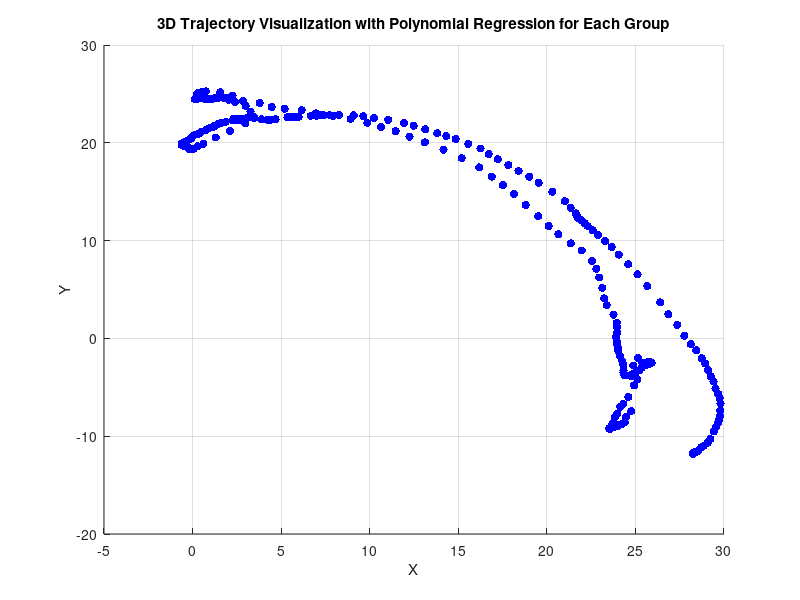

Source code (MATLAB): (Note: this script raises an error after producing the figure.)
% Load data from CSV (assuming CSV file has only x, y, z columns)
data = csvread('test.csv');  % Load your CSV file
num_samples = size(data, 1);  % Number of samples

% Generate a time vector assuming uniform sampling
t = linspace(0, 1, num_samples);  % Adjust as needed based on your data

x = data(:, 1);  % First column is x coordinate
y = data(:, 2);  % Second column is y coordinate
z = data(:, 3);  % Third column is z coordinate

% Number of points per group
group_size = 30;

% Number of groups
num_groups = floor(num_samples / group_size);

% Number of remaining points
num_remaining_points = mod(num_samples, group_size);

% Degree of the polynomial
degree = 5;  % Example: 4th degree polynomial

% Initialize figure
figure;
hold on;
xlabel('X');
ylabel('Y');
zlabel('Z');
title('3D Trajectory Visualization with Polynomial Regression for Each Group');
grid on;
legend_entries = {};

% Plot original data points
scatter3(x, y, z, 'filled', 'MarkerFaceColor', 'b');
legend_entries{end+1} = 'Original Trajectory';

% G?i h�m v?i s? l??ng b�nh v� ng??i b?t k?
total_cakes = num_samples; % B?n c� th? thay ??i s? l??ng b�nh
total_people = num_groups; % B?n c� th? thay ??i s? l??ng ng??i

cakes_per_person = distribute_cakes(total_cakes, total_people);
% Hi?n th? k?t qu?
disp('S? mi?ng b�nh m?i ng??i nh?n ???c l�:');
disp(cakes_per_person);

% Loop through each group
start_index = 0;
end_index = 0;
for i = 1:num_groups
    % Select data for the current group
    start_index = (i-1) * cakes_per_person(i) + 1;
    end_index = end_index + cakes_per_person(i);
    
    t_group = t(start_index:end_index);
    t_column = t_group'; % Chuy?n v? t th�nh m?t ma tr?n c?t
    x_group = x(start_index:end_index);
    y_group = y(start_index:end_index);
    z_group = z(start_index:end_index);
    
    % Perform polynomial regression for the current group
    coefficients_x = polyfitn(t_column, x_group, degree);
    coefficients_y = polyfitn(t_column, y_group, degree);
    coefficients_z = polyfitn(t_column, z_group, degree);
    
    % Generate predicted values using polynomial equation
    t_fit = linspace(t_column(1), t_column(end), cakes_per_person(i));
    predicted_x_group = polyval(coefficients_x, t_fit);
    predicted_y_group = polyval(coefficients_y, t_fit);
    predicted_z_group = polyval(coefficients_z, t_fit);
    
    disp(predicted_x_group);
    
    % Plot predicted trajectory for the current group
    plot3(predicted_x_group, predicted_y_group, predicted_z_group, 'LineWidth', 2);
    legend_entries{end+1} = sprintf('Group %d', i);
end

% Display legend
legend(legend_entries, 'Location', 'Best');

% Show plot
hold off;

